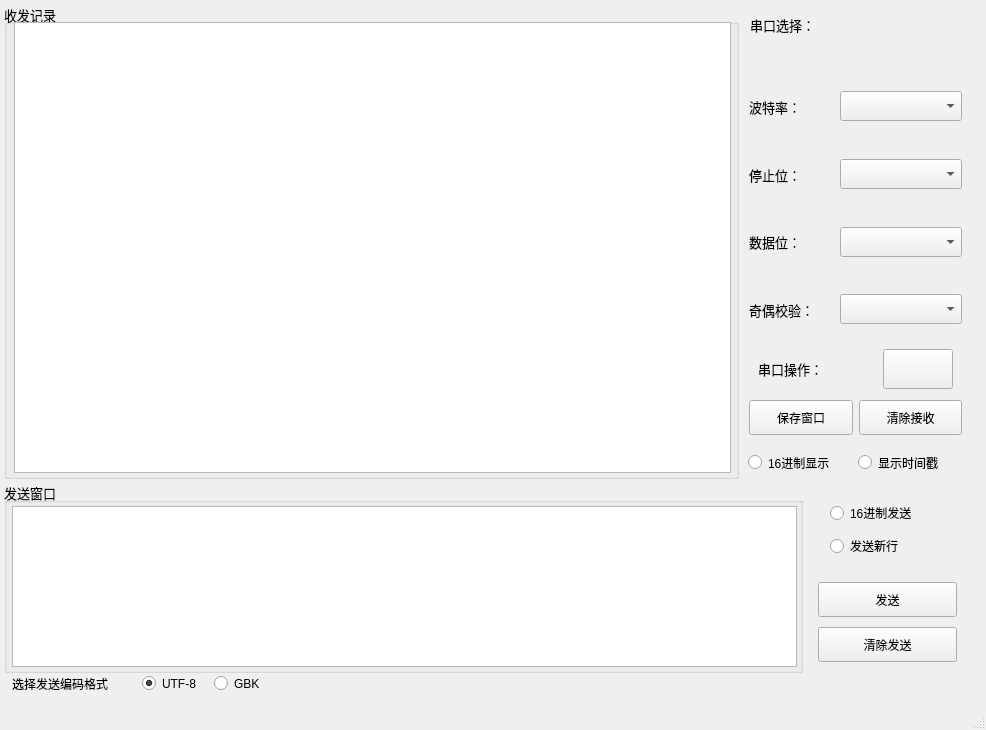
<?xml version="1.0" encoding="UTF-8"?>
<ui version="4.0">
 <class>MainWindow</class>
 <widget class="QMainWindow" name="MainWindow">
  <property name="geometry">
   <rect>
    <x>0</x>
    <y>0</y>
    <width>986</width>
    <height>730</height>
   </rect>
  </property>
  <property name="sizePolicy">
   <sizepolicy hsizetype="Fixed" vsizetype="Fixed">
    <horstretch>0</horstretch>
    <verstretch>0</verstretch>
   </sizepolicy>
  </property>
  <property name="minimumSize">
   <size>
    <width>986</width>
    <height>730</height>
   </size>
  </property>
  <property name="maximumSize">
   <size>
    <width>986</width>
    <height>730</height>
   </size>
  </property>
  <property name="windowTitle">
   <string>MainWindow</string>
  </property>
  <widget class="QWidget" name="centralwidget">
   <widget class="QGroupBox" name="groupBox">
    <property name="geometry">
     <rect>
      <x>4</x>
      <y>4</y>
      <width>735</width>
      <height>475</height>
     </rect>
    </property>
    <property name="font">
     <font>
      <pointsize>10</pointsize>
     </font>
    </property>
    <property name="title">
     <string>收发记录</string>
    </property>
    <widget class="QTextBrowser" name="textBrowser">
     <property name="geometry">
      <rect>
       <x>10</x>
       <y>18</y>
       <width>717</width>
       <height>451</height>
      </rect>
     </property>
    </widget>
   </widget>
   <widget class="QGroupBox" name="groupBox_2">
    <property name="geometry">
     <rect>
      <x>4</x>
      <y>482</y>
      <width>799</width>
      <height>191</height>
     </rect>
    </property>
    <property name="font">
     <font>
      <pointsize>10</pointsize>
     </font>
    </property>
    <property name="title">
     <string>发送窗口</string>
    </property>
    <widget class="QTextEdit" name="textEdit">
     <property name="geometry">
      <rect>
       <x>8</x>
       <y>24</y>
       <width>785</width>
       <height>161</height>
      </rect>
     </property>
    </widget>
   </widget>
   <widget class="QWidget" name="layoutWidget">
    <property name="geometry">
     <rect>
      <x>818</x>
      <y>578</y>
      <width>139</width>
      <height>89</height>
     </rect>
    </property>
    <layout class="QVBoxLayout" name="verticalLayout_3">
     <item>
      <widget class="QPushButton" name="pushButton_5">
       <property name="minimumSize">
        <size>
         <width>0</width>
         <height>35</height>
        </size>
       </property>
       <property name="text">
        <string>发送</string>
       </property>
      </widget>
     </item>
     <item>
      <widget class="QPushButton" name="pushButton_4">
       <property name="minimumSize">
        <size>
         <width>0</width>
         <height>35</height>
        </size>
       </property>
       <property name="text">
        <string>清除发送</string>
       </property>
      </widget>
     </item>
    </layout>
   </widget>
   <widget class="QWidget" name="layoutWidget">
    <property name="geometry">
     <rect>
      <x>749</x>
      <y>78</y>
      <width>213</width>
      <height>357</height>
     </rect>
    </property>
    <layout class="QVBoxLayout" name="verticalLayout_2">
     <item>
      <layout class="QHBoxLayout" name="horizontalLayout">
       <item>
        <widget class="QLabel" name="label_2">
         <property name="sizePolicy">
          <sizepolicy hsizetype="Fixed" vsizetype="Expanding">
           <horstretch>0</horstretch>
           <verstretch>0</verstretch>
          </sizepolicy>
         </property>
         <property name="minimumSize">
          <size>
           <width>85</width>
           <height>0</height>
          </size>
         </property>
         <property name="font">
          <font>
           <pointsize>10</pointsize>
          </font>
         </property>
         <property name="text">
          <string>波特率：</string>
         </property>
        </widget>
       </item>
       <item>
        <widget class="QComboBox" name="comboBox_2">
         <property name="sizePolicy">
          <sizepolicy hsizetype="Preferred" vsizetype="Fixed">
           <horstretch>0</horstretch>
           <verstretch>0</verstretch>
          </sizepolicy>
         </property>
         <property name="minimumSize">
          <size>
           <width>0</width>
           <height>30</height>
          </size>
         </property>
        </widget>
       </item>
      </layout>
     </item>
     <item>
      <spacer name="verticalSpacer_2">
       <property name="orientation">
        <enum>Qt::Vertical</enum>
       </property>
       <property name="sizeType">
        <enum>QSizePolicy::Fixed</enum>
       </property>
       <property name="sizeHint" stdset="0">
        <size>
         <width>20</width>
         <height>5</height>
        </size>
       </property>
      </spacer>
     </item>
     <item>
      <layout class="QHBoxLayout" name="horizontalLayout_2">
       <item>
        <widget class="QLabel" name="label_3">
         <property name="sizePolicy">
          <sizepolicy hsizetype="Fixed" vsizetype="Expanding">
           <horstretch>0</horstretch>
           <verstretch>0</verstretch>
          </sizepolicy>
         </property>
         <property name="minimumSize">
          <size>
           <width>85</width>
           <height>0</height>
          </size>
         </property>
         <property name="font">
          <font>
           <pointsize>10</pointsize>
          </font>
         </property>
         <property name="text">
          <string>停止位：</string>
         </property>
        </widget>
       </item>
       <item>
        <widget class="QComboBox" name="comboBox_3">
         <property name="sizePolicy">
          <sizepolicy hsizetype="Preferred" vsizetype="Fixed">
           <horstretch>0</horstretch>
           <verstretch>0</verstretch>
          </sizepolicy>
         </property>
         <property name="minimumSize">
          <size>
           <width>0</width>
           <height>30</height>
          </size>
         </property>
        </widget>
       </item>
      </layout>
     </item>
     <item>
      <spacer name="verticalSpacer_3">
       <property name="orientation">
        <enum>Qt::Vertical</enum>
       </property>
       <property name="sizeType">
        <enum>QSizePolicy::Fixed</enum>
       </property>
       <property name="sizeHint" stdset="0">
        <size>
         <width>20</width>
         <height>5</height>
        </size>
       </property>
      </spacer>
     </item>
     <item>
      <layout class="QHBoxLayout" name="horizontalLayout_3">
       <item>
        <widget class="QLabel" name="label_4">
         <property name="sizePolicy">
          <sizepolicy hsizetype="Fixed" vsizetype="Expanding">
           <horstretch>0</horstretch>
           <verstretch>0</verstretch>
          </sizepolicy>
         </property>
         <property name="minimumSize">
          <size>
           <width>85</width>
           <height>0</height>
          </size>
         </property>
         <property name="font">
          <font>
           <pointsize>10</pointsize>
          </font>
         </property>
         <property name="text">
          <string>数据位：</string>
         </property>
        </widget>
       </item>
       <item>
        <widget class="QComboBox" name="comboBox_4">
         <property name="sizePolicy">
          <sizepolicy hsizetype="Preferred" vsizetype="Fixed">
           <horstretch>0</horstretch>
           <verstretch>0</verstretch>
          </sizepolicy>
         </property>
         <property name="minimumSize">
          <size>
           <width>0</width>
           <height>30</height>
          </size>
         </property>
        </widget>
       </item>
      </layout>
     </item>
     <item>
      <spacer name="verticalSpacer_4">
       <property name="orientation">
        <enum>Qt::Vertical</enum>
       </property>
       <property name="sizeType">
        <enum>QSizePolicy::Fixed</enum>
       </property>
       <property name="sizeHint" stdset="0">
        <size>
         <width>20</width>
         <height>5</height>
        </size>
       </property>
      </spacer>
     </item>
     <item>
      <layout class="QHBoxLayout" name="horizontalLayout_4">
       <item>
        <widget class="QLabel" name="label_5">
         <property name="sizePolicy">
          <sizepolicy hsizetype="Fixed" vsizetype="Expanding">
           <horstretch>0</horstretch>
           <verstretch>0</verstretch>
          </sizepolicy>
         </property>
         <property name="minimumSize">
          <size>
           <width>85</width>
           <height>0</height>
          </size>
         </property>
         <property name="font">
          <font>
           <pointsize>10</pointsize>
          </font>
         </property>
         <property name="text">
          <string>奇偶校验：</string>
         </property>
        </widget>
       </item>
       <item>
        <widget class="QComboBox" name="comboBox_5">
         <property name="sizePolicy">
          <sizepolicy hsizetype="Preferred" vsizetype="Fixed">
           <horstretch>0</horstretch>
           <verstretch>0</verstretch>
          </sizepolicy>
         </property>
         <property name="minimumSize">
          <size>
           <width>0</width>
           <height>30</height>
          </size>
         </property>
        </widget>
       </item>
      </layout>
     </item>
     <item>
      <spacer name="verticalSpacer_5">
       <property name="orientation">
        <enum>Qt::Vertical</enum>
       </property>
       <property name="sizeType">
        <enum>QSizePolicy::Fixed</enum>
       </property>
       <property name="sizeHint" stdset="0">
        <size>
         <width>20</width>
         <height>5</height>
        </size>
       </property>
      </spacer>
     </item>
     <item>
      <layout class="QHBoxLayout" name="horizontalLayout_5">
       <item>
        <widget class="QLabel" name="label_6">
         <property name="sizePolicy">
          <sizepolicy hsizetype="Fixed" vsizetype="Fixed">
           <horstretch>0</horstretch>
           <verstretch>0</verstretch>
          </sizepolicy>
         </property>
         <property name="minimumSize">
          <size>
           <width>110</width>
           <height>0</height>
          </size>
         </property>
         <property name="font">
          <font>
           <pointsize>10</pointsize>
          </font>
         </property>
         <property name="text">
          <string>串口操作：</string>
         </property>
        </widget>
       </item>
       <item>
        <widget class="QPushButton" name="pushButton">
         <property name="sizePolicy">
          <sizepolicy hsizetype="Fixed" vsizetype="Fixed">
           <horstretch>0</horstretch>
           <verstretch>0</verstretch>
          </sizepolicy>
         </property>
         <property name="minimumSize">
          <size>
           <width>70</width>
           <height>40</height>
          </size>
         </property>
         <property name="styleSheet">
          <string notr="true">border-image: url(:/pic/off.png);</string>
         </property>
         <property name="text">
          <string/>
         </property>
        </widget>
       </item>
      </layout>
     </item>
     <item>
      <spacer name="verticalSpacer_6">
       <property name="orientation">
        <enum>Qt::Vertical</enum>
       </property>
       <property name="sizeType">
        <enum>QSizePolicy::Fixed</enum>
       </property>
       <property name="sizeHint" stdset="0">
        <size>
         <width>20</width>
         <height>5</height>
        </size>
       </property>
      </spacer>
     </item>
     <item>
      <layout class="QHBoxLayout" name="horizontalLayout_6">
       <item>
        <widget class="QPushButton" name="pushButton_2">
         <property name="sizePolicy">
          <sizepolicy hsizetype="Minimum" vsizetype="Fixed">
           <horstretch>0</horstretch>
           <verstretch>0</verstretch>
          </sizepolicy>
         </property>
         <property name="minimumSize">
          <size>
           <width>0</width>
           <height>35</height>
          </size>
         </property>
         <property name="text">
          <string>保存窗口</string>
         </property>
        </widget>
       </item>
       <item>
        <widget class="QPushButton" name="pushButton_3">
         <property name="sizePolicy">
          <sizepolicy hsizetype="Minimum" vsizetype="Fixed">
           <horstretch>0</horstretch>
           <verstretch>0</verstretch>
          </sizepolicy>
         </property>
         <property name="minimumSize">
          <size>
           <width>0</width>
           <height>35</height>
          </size>
         </property>
         <property name="text">
          <string>清除接收</string>
         </property>
        </widget>
       </item>
      </layout>
     </item>
    </layout>
   </widget>
   <widget class="QLabel" name="label">
    <property name="geometry">
     <rect>
      <x>750</x>
      <y>16</y>
      <width>85</width>
      <height>17</height>
     </rect>
    </property>
    <property name="font">
     <font>
      <pointsize>10</pointsize>
     </font>
    </property>
    <property name="text">
     <string>串口选择：</string>
    </property>
   </widget>
   <widget class="QWidget" name="layoutWidget">
    <property name="geometry">
     <rect>
      <x>748</x>
      <y>452</y>
      <width>214</width>
      <height>21</height>
     </rect>
    </property>
    <layout class="QHBoxLayout" name="horizontalLayout_7">
     <item>
      <widget class="QRadioButton" name="radioButton_2">
       <property name="text">
        <string>16进制显示</string>
       </property>
       <property name="checked">
        <bool>false</bool>
       </property>
       <property name="autoExclusive">
        <bool>false</bool>
       </property>
      </widget>
     </item>
     <item>
      <widget class="QRadioButton" name="radioButton">
       <property name="text">
        <string>显示时间戳</string>
       </property>
       <property name="autoExclusive">
        <bool>false</bool>
       </property>
      </widget>
     </item>
    </layout>
   </widget>
   <widget class="QLabel" name="label_7">
    <property name="geometry">
     <rect>
      <x>12</x>
      <y>676</y>
      <width>125</width>
      <height>16</height>
     </rect>
    </property>
    <property name="text">
     <string>选择发送编码格式</string>
    </property>
   </widget>
   <widget class="QRadioButton" name="radioButton_4">
    <property name="geometry">
     <rect>
      <x>142</x>
      <y>674</y>
      <width>103</width>
      <height>19</height>
     </rect>
    </property>
    <property name="text">
     <string>UTF-8</string>
    </property>
    <property name="checked">
     <bool>true</bool>
    </property>
    <property name="autoExclusive">
     <bool>true</bool>
    </property>
   </widget>
   <widget class="QRadioButton" name="radioButton_5">
    <property name="geometry">
     <rect>
      <x>214</x>
      <y>674</y>
      <width>103</width>
      <height>19</height>
     </rect>
    </property>
    <property name="text">
     <string>GBK</string>
    </property>
    <property name="autoExclusive">
     <bool>true</bool>
    </property>
   </widget>
   <widget class="QWidget" name="">
    <property name="geometry">
     <rect>
      <x>830</x>
      <y>498</y>
      <width>117</width>
      <height>63</height>
     </rect>
    </property>
    <layout class="QVBoxLayout" name="verticalLayout">
     <item>
      <widget class="QRadioButton" name="radioButton_3">
       <property name="text">
        <string>16进制发送</string>
       </property>
       <property name="autoExclusive">
        <bool>false</bool>
       </property>
      </widget>
     </item>
     <item>
      <widget class="QRadioButton" name="radioButton_6">
       <property name="text">
        <string>发送新行</string>
       </property>
       <property name="autoExclusive">
        <bool>false</bool>
       </property>
      </widget>
     </item>
    </layout>
   </widget>
  </widget>
  <widget class="QMenuBar" name="menubar">
   <property name="geometry">
    <rect>
     <x>0</x>
     <y>0</y>
     <width>986</width>
     <height>26</height>
    </rect>
   </property>
  </widget>
  <widget class="QStatusBar" name="statusBar"/>
 </widget>
 <resources>
  <include location="resource.qrc"/>
 </resources>
 <connections/>
</ui>
